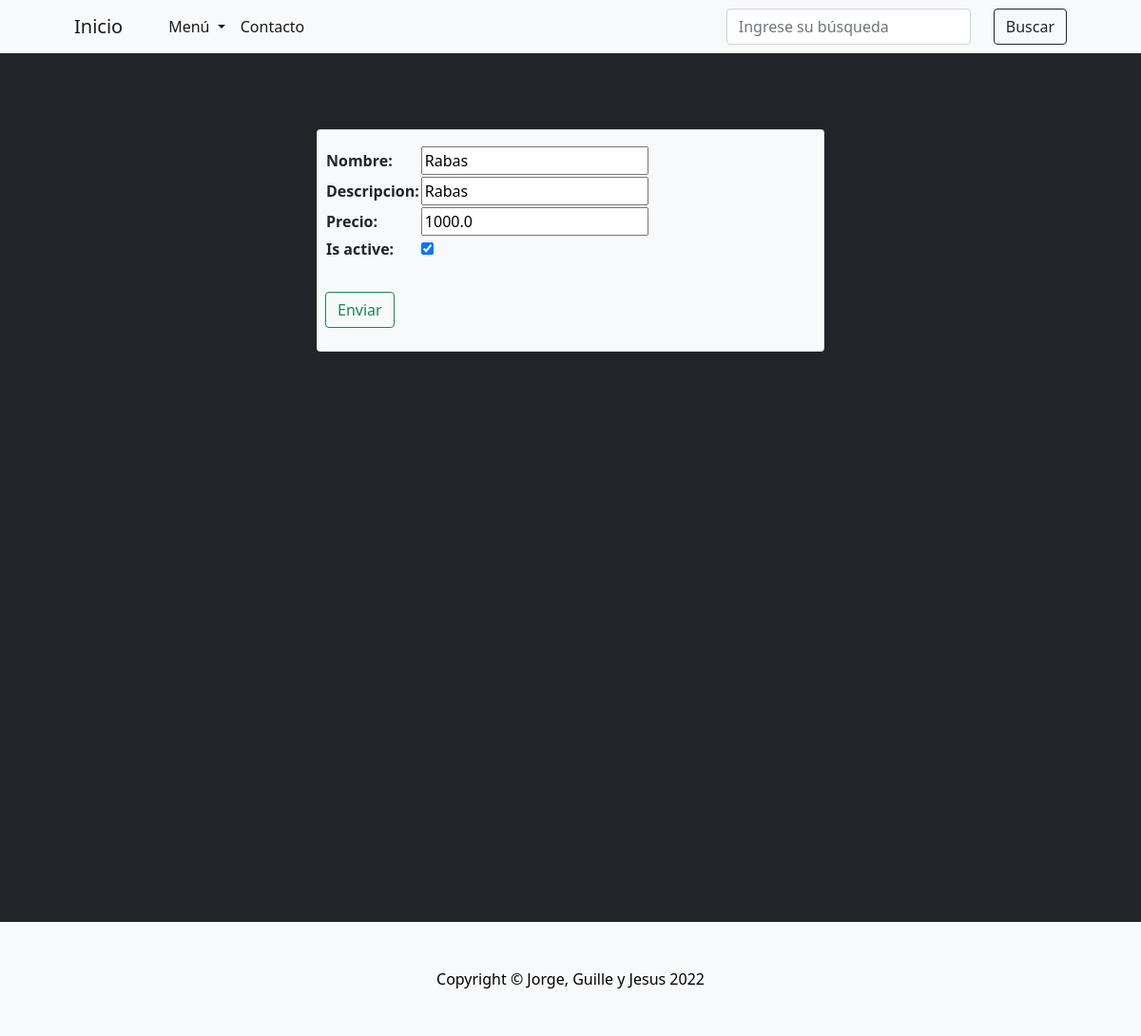
Screenshot of /entradas/editar-entrada/2/ with the database file from the repository.
### entradas/models.py (models this page shows)
class Entradas(models.Model):
    nombre = models.CharField(max_length=30)
    descripcion = models.CharField(max_length=50, blank=True, null=True)
    precio = models.FloatField()
    is_active = models.BooleanField(default=True)
    class Meta:
        verbose_name = 'entrada'
        verbose_name_plural = 'entradas'

### entradas/views.py (the view, shortened to what this page needs)
# urls.py: path('editar-entrada/<int:pk>/', Editar_entrada.as_view(), name ='editar-entrada'),
class Editar_entrada(UpdateView):
    model = Entradas
    template_name = 'editar_entrada.html'
    fields = '__all__'

### RestaurantPython/templates/editar_entrada.html (shortened to what this page needs)
{% extends 'base.html' %}
{% block contenido %}
<section class="py-5 bg-dark">
    <div class="container px-4 px-lg-5 mt-5">
        <div class="row gx-1 gx-lg-2 row-cols-2 row-cols-md-2 row-cols-xl-2 justify-content-center">
            <div class="col-auto">
                <form class="card row g-3 bg-light  " method="POST" action="">
                    <div class="mb-3">
                        <table>
                            {{form.as_table}}
                        </table>
                    </div>
                    <div class="col-12">
                        <input class="btn btn-outline-success mb-4" type="submit" , value="Enviar">
                    </div>
                </form>
            </div>
        </div>
    </div>
    <br>
    <br>
    <br>
    <br>
    <br>
    <br>
    <br>
    <br>
    <br>
    <br>
    <br>
    <br>
    <br>
    <br>
    <br>
    <br>
    <br>
    <br>
    <br>
    <br>
    <br>
    <br>
    <br>
    </section>
{% endblock %}

### rows the page displays
Entradas: nombre "Rabas", descripcion "Rabas", precio "1000.0", is_active "☑"
